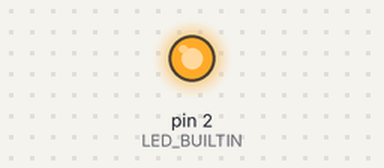
Simulated run of this sketch. Board: Arduino Uno, built with avr-gcc and run on an emulated ATmega328P. Parts: output pins drawn as LEDs (lit = HIGH).

Above: at 0.16 s.
At 2.0 s:
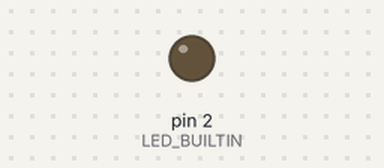
Timing chart, 0 to 6.5 s (numbered marks = the images above):
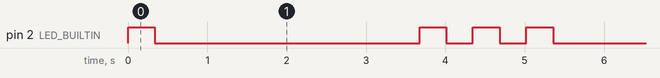

The sketch:

espBlinkx187.ino
```cpp
int LED_BUILTIN = 2;
void setup() {
  pinMode (LED_BUILTIN, OUTPUT);

}

void loop() {
  // this loop does a triple
  digitalWrite(LED_BUILTIN, HIGH);
  delay(337);
  digitalWrite(LED_BUILTIN, LOW);
  delay(3337); // waiting period
  digitalWrite(LED_BUILTIN, HIGH);
  delay(337);
  digitalWrite(LED_BUILTIN, LOW);
  delay(337);
  digitalWrite(LED_BUILTIN, HIGH);
  delay(337);
  digitalWrite(LED_BUILTIN, LOW);
  delay(337);


}
```

Measured:
- by itself, pin 2 (LED_BUILTIN): repeats every 5.0 s: LOW 3.3 s, 2 × (HIGH 0.34 s, LOW 0.34 s), HIGH 0.34 s
- by itself, everything shown: repeats every 5.0 s, in 6 steps
